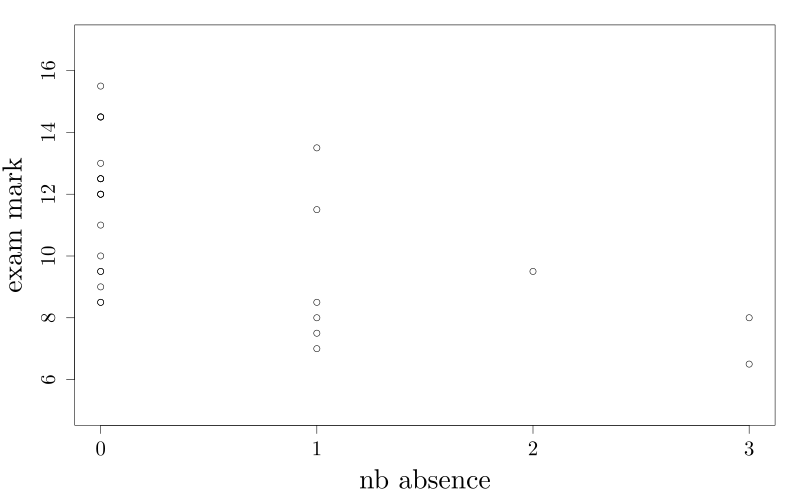

Write R code to recreate this figure.
library(tikzDevice)

notes_abs = c(12,0,
11.5,1,
7.5,1,
9.5,0,
9,0,
9.5,0,
7,1,
13.5,1,
9.5,2,
10,0,
13,0,
14.5,0,
6.5,3,
12.5,0,
8.5,0,
15.5,0,
11,0,
14.5,0,
12,0,
12.5,0,
14.5,0,
8.5,0,
12,0,
12.5,0,
8,3,
8.5,1,
8,1)


X = matrix(notes_abs,ncol=2,byrow=TRUE)

fileName <- 'notes_vs_abs.tex'
tikz(fileName, standAlone = TRUE, width=8, height=5)
par(mar=c(4.5,4.5,1.5,1.5),cex.axis=1.5,cex.lab=2)
plot(X[,2],X[,1], xlab="nb absence", ylab="exam mark",xaxp = c(0, 3, 3),ylim=c(5,17))
dev.off()
tools::texi2dvi(fileName,pdf=T,clean=TRUE)
file.remove(fileName)
